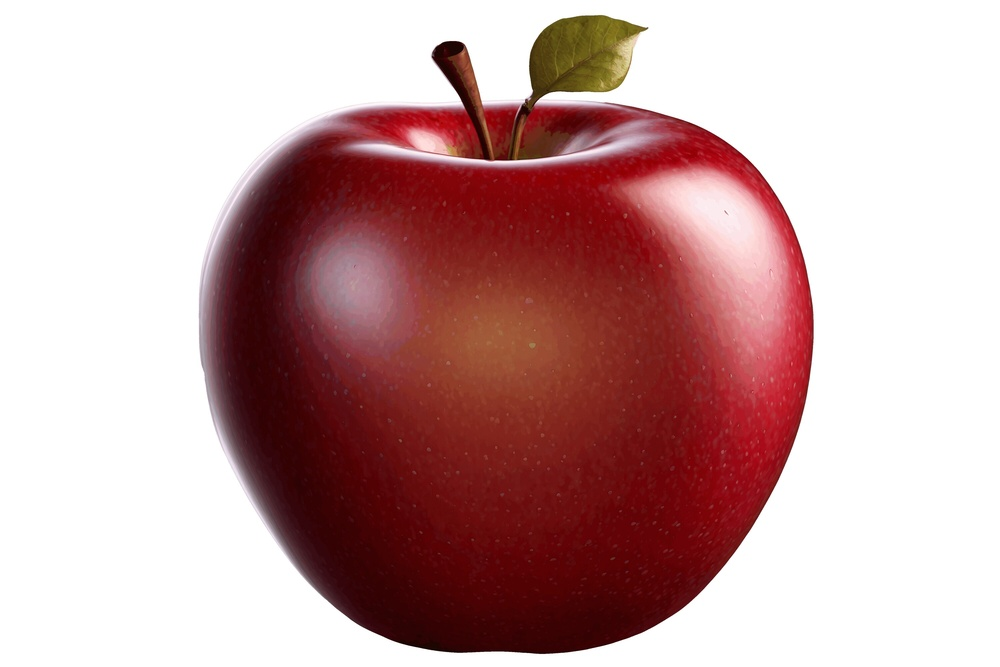
#> input picture Day 3/apple.jpg, 1000 x 667 px, shrunk from 3000 x 2000 before the run
$ python task3.py
#> lines starting #> are read from the running program, lines starting #| are printed output that depends on the picture; after the words box and inside, x2 and y2 are one past the last pixel; in counts of white or black regions, pixels touching at a corner belong together
import cv2
import numpy as np
import matplotlib.pyplot as plt

img = cv2.imread("apple.jpg")
#> img is the input picture: shape (667, 1000, 3); mean B, G, R 163.3, 163.4, 198.4

if img is None:
    print("Image not found")
    exit()

rgb = np.zeros_like(img)

rgb[:, :, 0] = img[:, :, 2]  # R
rgb[:, :, 1] = img[:, :, 1]  # G
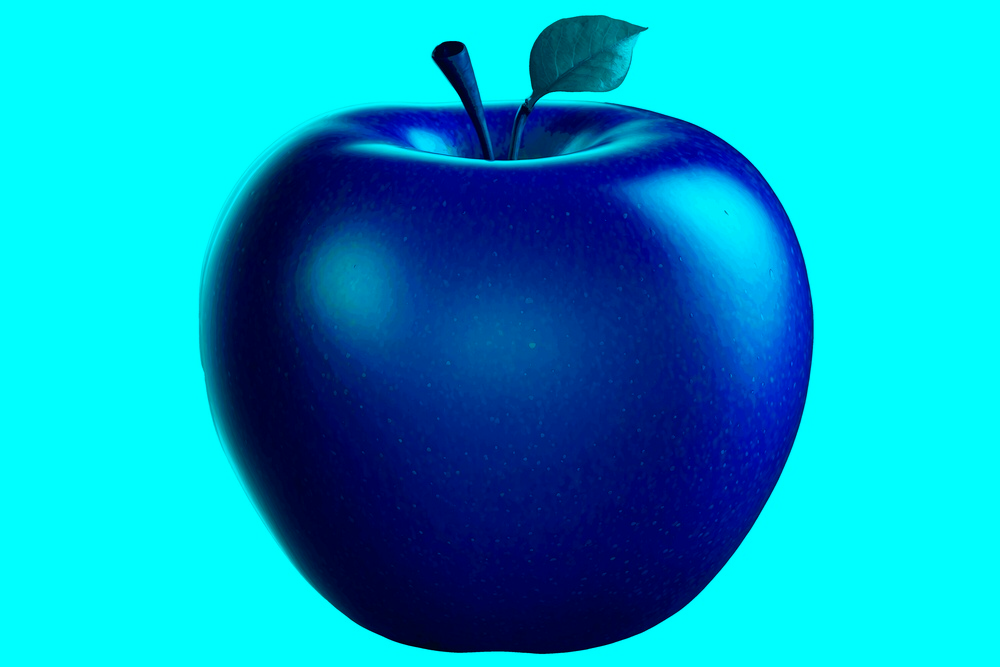
#> rgb: shape (667, 1000, 3); mean B, G, R 198.4, 163.4, 0
rgb[:, :, 2] = img[:, :, 0]  # B

rgb_norm = rgb.astype(np.float32) / 255.0

R = rgb_norm[:, :, 0]
G = rgb_norm[:, :, 1]
B = rgb_norm[:, :, 2]


gray = (0.299 * R + 0.587 * G + 0.114 * B)
gray = (gray * 255).astype(np.uint8)


H = np.zeros_like(R)
S = np.zeros_like(R)
V = np.zeros_like(R)

Cmax = np.maximum(np.maximum(R, G), B)
Cmin = np.minimum(np.minimum(R, G), B)

delta = Cmax - Cmin

# Hue
mask = delta != 0
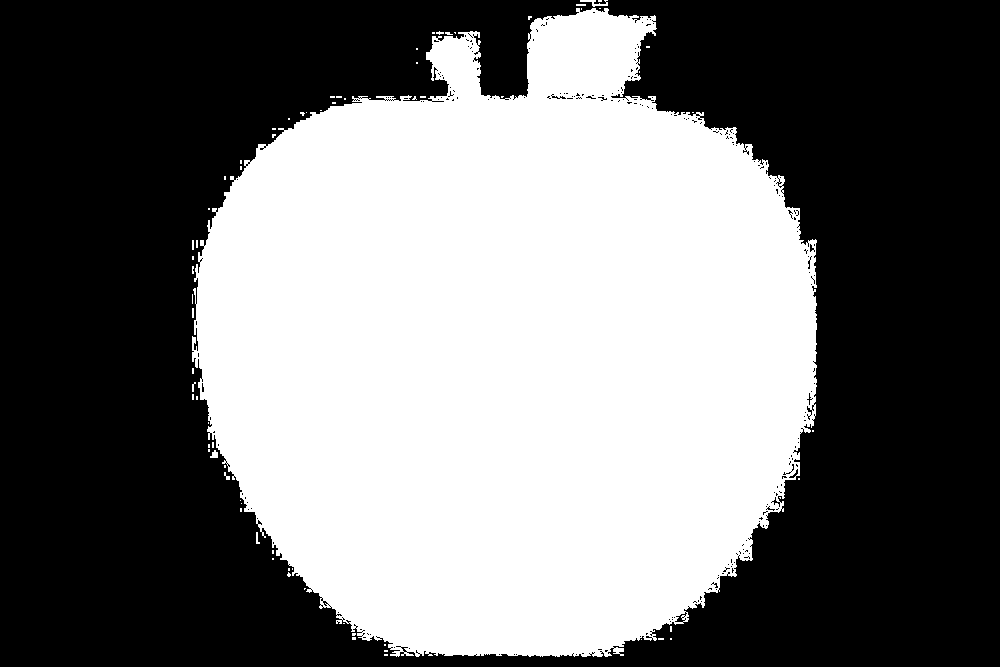
#> mask: shape (667, 1000) bool; 45.5% white; 73 white regions (64 under 20 px), largest, box (x1, y1, x2, y2) and area: (192, 8, 817, 657) 302828, (580, 0, 608, 7) 80, (210, 450, 218, 458) 44

mask_r = (Cmax == R) & mask
#> mask_r: shape (667, 1000) bool; 44.7% white; 123 white regions (94 under 20 px), largest, box (x1, y1, x2, y2) and area: (196, 9, 817, 657) 296656, (720, 127, 737, 138) 66, (470, 40, 481, 54) 61
mask_g = (Cmax == G) & mask
#> mask_g: shape (667, 1000) bool; 0.89% white in thin lines or dots, all inside (x1, y1, x2, y2) = (192, 0, 817, 657)
mask_b = (Cmax == B) & mask
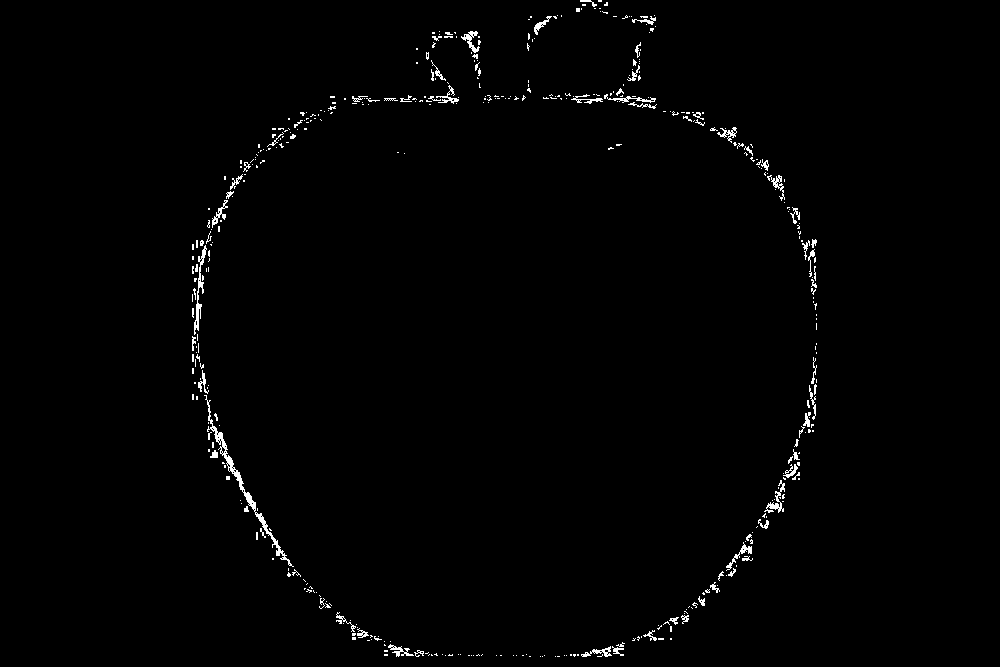
#> mask_b: shape (667, 1000) bool; 1% white in thin lines or dots, all inside (x1, y1, x2, y2) = (192, 0, 817, 657)

H[mask_r] = (60 * ((G[mask_r] - B[mask_r]) / delta[mask_r]) + 360) % 360
H[mask_g] = 60 * (((B[mask_g] - R[mask_g]) / delta[mask_g]) + 2)
H[mask_b] = 60 * (((R[mask_b] - G[mask_b]) / delta[mask_b]) + 4)


S[Cmax != 0] = delta[Cmax != 0] / Cmax[Cmax != 0]

V = Cmax

# Scale to display
HSV = np.zeros_like(rgb)

HSV[:, :, 0] = (H / 2).astype(np.uint8)
HSV[:, :, 1] = (S * 255).astype(np.uint8)
HSV[:, :, 2] = (V * 255).astype(np.uint8)


H2 = H.copy()

L = (Cmax + Cmin) / 2

S2 = np.zeros_like(R)

mask = delta != 0

S2[mask] = delta[mask] / (1 - np.abs(2 * L[mask] - 1))

HSL = np.zeros_like(rgb)

HSL[:, :, 0] = (H2 / 2).astype(np.uint8)
HSL[:, :, 1] = (S2 * 255).astype(np.uint8)
HSL[:, :, 2] = (L * 255).astype(np.uint8)
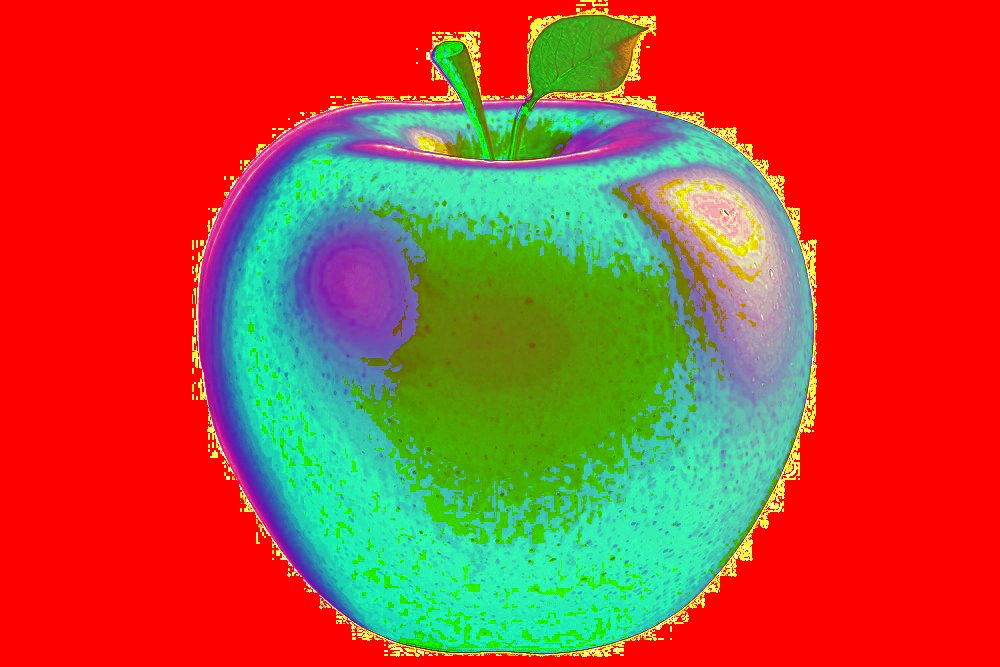
#> HSL: shape (667, 1000, 3); mean of channels 0, 1, 2 53.9, 79.4, 179.9; drawn as B, G, R

def inverse_gamma(c):
    return np.where(
        c > 0.04045,
        ((c + 0.055) / 1.055) ** 2.4,
        c / 12.92
    )

r = inverse_gamma(R)
g = inverse_gamma(G)
b = inverse_gamma(B)

X = r * 0.4124564 + g * 0.3575761 + b * 0.1804375
Y = r * 0.2126729 + g * 0.7151522 + b * 0.0721750
Z = r * 0.0193339 + g * 0.1191920 + b * 0.9503041

X /= 0.95047
Y /= 1.00000
Z /= 1.08883

def f(t):
    return np.where(
        t > 0.008856,
        np.cbrt(t),
        7.787 * t + 16 / 116
    )

fx = f(X)
fy = f(Y)
fz = f(Z)

L_lab = (116 * fy) - 16
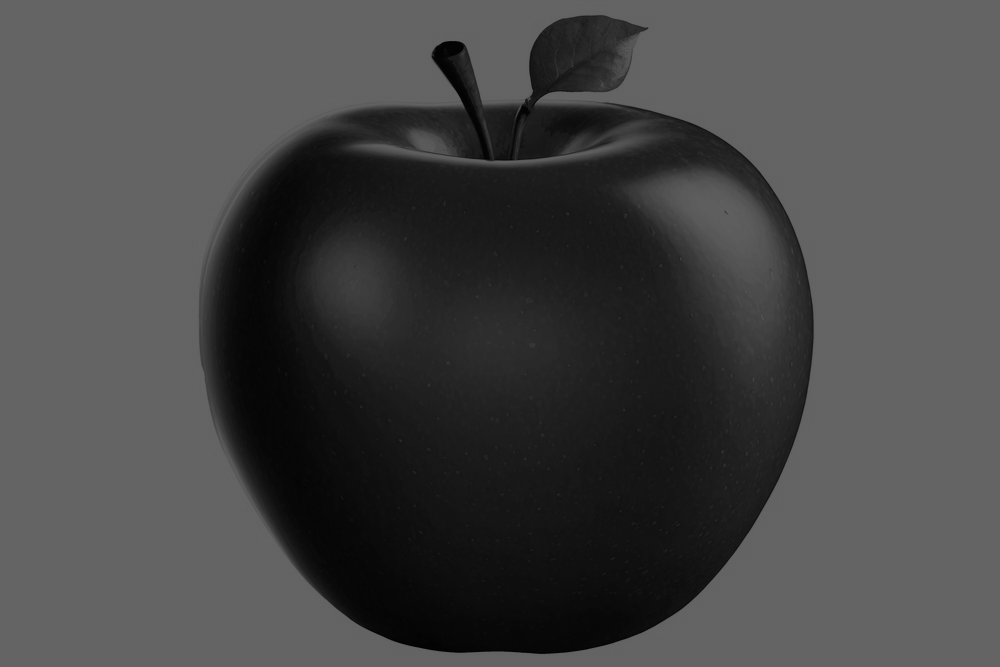
#> L_lab: shape (667, 1000) float32; min 0.643, max 100, mean 70
A_lab = 500 * (fx - fy)
B_lab = 200 * (fy - fz)
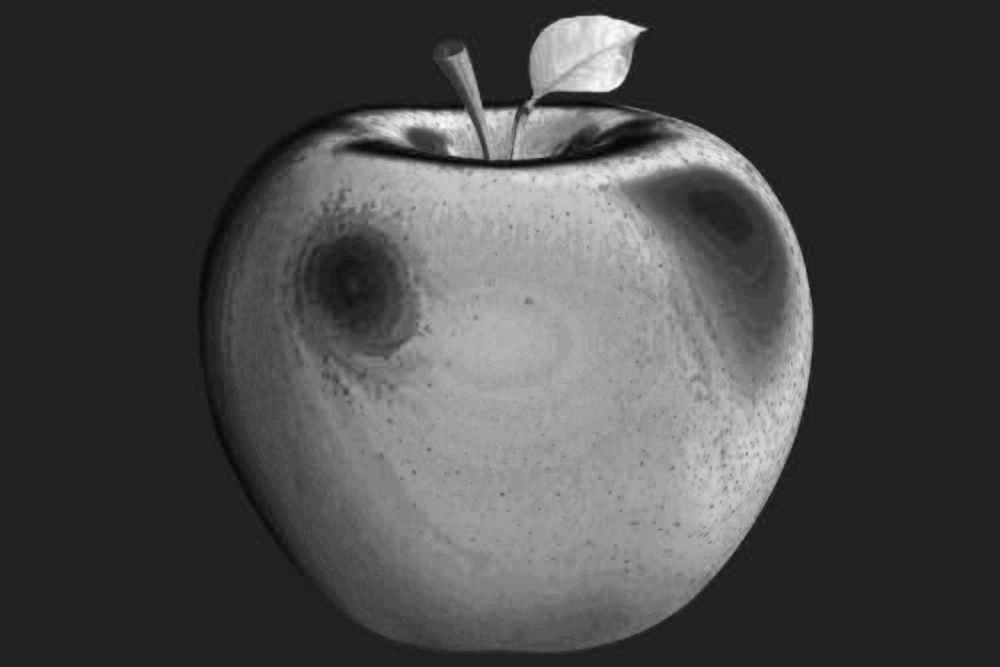
#> B_lab: shape (667, 1000) float32; min -7.44, max 48.71, mean 8.8; drawn with min black and max white

LAB = np.zeros_like(rgb)

LAB[:, :, 0] = np.clip(L_lab * 255 / 100, 0, 255)
LAB[:, :, 1] = np.clip(A_lab + 128, 0, 255)
LAB[:, :, 2] = np.clip(B_lab + 128, 0, 255)
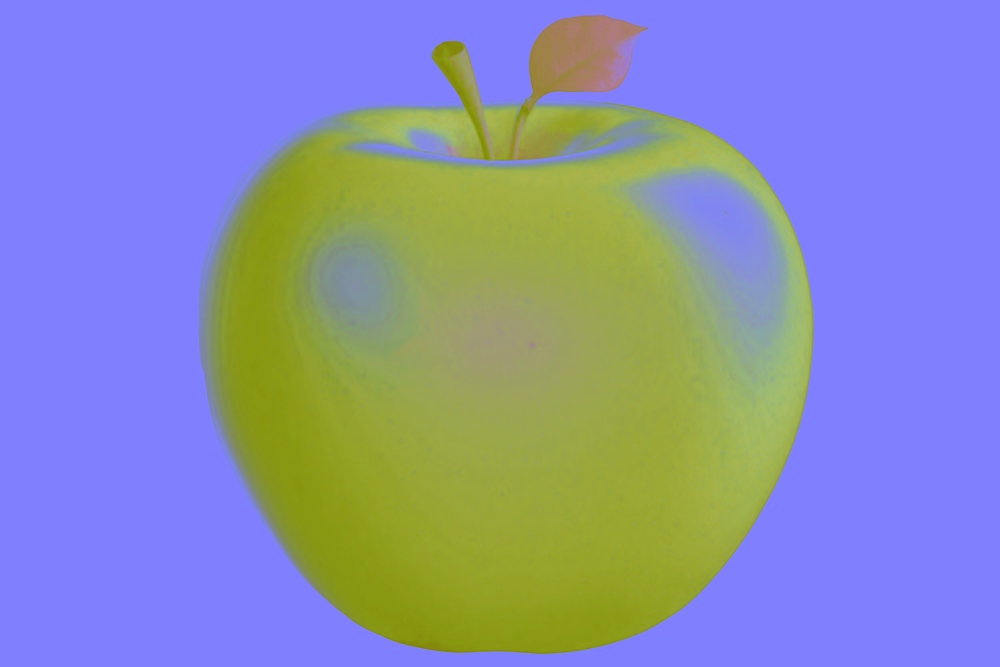
#> LAB: shape (667, 1000, 3); mean of channels 0, 1, 2 178.2, 142.3, 136.6; drawn as B, G, R

LAB = LAB.astype(np.uint8)

plt.figure(figsize=(15, 8))

plt.subplot(2,3,1)
plt.imshow(rgb)
plt.title("RGB")
plt.axis("off")

plt.subplot(2,3,2)
plt.imshow(HSV)
plt.title("HSV")
plt.axis("off")

plt.subplot(2,3,3)
plt.imshow(HSL)
plt.title("HSL")
plt.axis("off")

plt.subplot(2,3,4)
plt.imshow(LAB)
plt.title("LAB")
plt.axis("off")

plt.subplot(2,3,5)
plt.imshow(gray, cmap="gray")
plt.title("Grayscale")
plt.axis("off")

plt.tight_layout()
plt.show()
